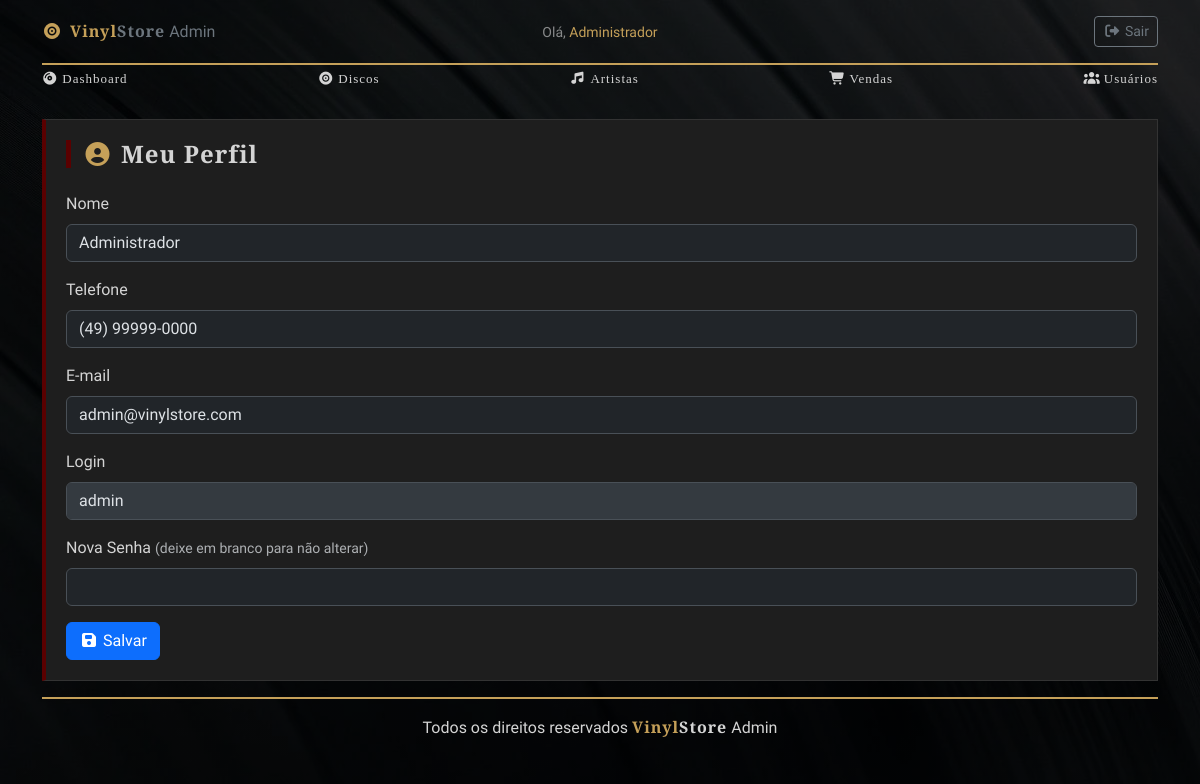
The app's page /perfil.php (signed in) with its own data.
### tables this page shows
CREATE TABLE IF NOT EXISTS `usuarios` (
  `id` int NOT NULL AUTO_INCREMENT,
  `nome` varchar(100) NOT NULL,
  `telefone` varchar(20) DEFAULT NULL,
  `email` varchar(100) NOT NULL,
  `login` varchar(50) NOT NULL,
  `senha` varchar(255) NOT NULL,
  PRIMARY KEY (`id`),
  UNIQUE KEY `login` (`login`)
);

### database/db.class.php (called while the page is built, shortened)
<?php
class db
{
    private $host = 'localhost';
    private $user = 'root';
    private $password = '';
    private $port = '3306';
    private $dbname = 'db_pweb1_discos';
    private $table_name;
    private $conn;
    public function __construct($table_name)
    {
        $this->table_name = $table_name;
        $this->conn = $this->connect();
    }
    private function connect()
    {
        try {
            $pdo = new PDO(
                "mysql:host=$this->host;dbname=$this->dbname;port=$this->port;charset=utf8",
                $this->user,
                $this->password
            );
            $pdo->setAttribute(PDO::ATTR_ERRMODE, PDO::ERRMODE_EXCEPTION);
            return $pdo;
        } catch (PDOException $e) {
            die('Erro na conexão: ' . $e->getMessage());
        }
    }
    public function find($id)
    {
        $sql = "SELECT * FROM $this->table_name WHERE id = ?";
        $st = $this->conn->prepare($sql);
        $st->execute([$id]);
        return $st->fetchObject();
    }
}

### perfil.php (the view, shortened to what this page needs)
<?php
include 'header.php';
include_once 'database/db.class.php';
$db = new db('usuarios');
$usuario = $db->find($_SESSION['usuario_id']);
?>
<div class="glass-effect">
    <h4 class="fw-bold mb-4">
        <i class="fa-solid fa-circle-user me-2" style="color:#c5a059"></i>Meu Perfil
    </h4>
    <form method="POST">
        <div class="mb-3">
            <label class="form-label">Nome</label>
            <input type="text" name="nome" class="form-control"
                   value="<?= $usuario->nome ?>">
        </div>
        <div class="mb-3">
            <label class="form-label">Telefone</label>
            <input type="text" name="telefone" class="form-control"
                   value="<?= $usuario->telefone ?? '' ?>">
        </div>
        <div class="mb-3">
            <label class="form-label">E-mail</label>
            <input type="email" name="email" class="form-control"
                   value="<?= $usuario->email ?>">
        </div>
        <div class="mb-3">
            <label class="form-label">Login</label>
            <input type="text" class="form-control" value="<?= $usuario->login ?>" disabled>
        </div>
        <div class="mb-3">
            <label class="form-label">Nova Senha <small class="text-muted">(deixe em branco para não alterar)</small></label>
            <input type="password" name="senha" class="form-control">
        </div>
        <button type="submit" class="btn btn-primary">
            <i class="fa-solid fa-floppy-disk me-1"></i>Salvar
        </button>
    </form>
</div>
<?php include 'footer.php'; ?>

### header.php (style rules this page uses)
:root { --gothic-red: #5a0000; --gothic-gold: #c5a059; --dark-bg: #121212; --card-bg: #1e1e1e; }
body { background-color: var(--dark-bg); background-image: linear-gradient(rgba(0,0,0,0.7), rgba(0,0,0,0.7)), url('/pweb_1_av02/site/admin/background_vinyl.webp'); background-size: cover; background-position: center; background-attachment: fixed; color: #d4d4d4; font-family: 'Special Elite', cursive; }
h1, h2, h3, h4, h5, strong { font-family: 'Cinzel', serif; letter-spacing: 1px; }
.glass-effect { background-color: var(--card-bg); border: 1px solid #333; border-left: 4px solid var(--gothic-red); padding: 20px; margin-top: 20px; transition: 0.4s; }
.glass-effect h4 { border-left: 5px solid var(--gothic-red); padding-left: 12px; }

### records on screen
usuarios: nome "Administrador", telefone "(49) 99999-0000", email "admin@vinylstore.com", login "admin"

### other values on screen
$_SESSION['usuario_nome'] "Administrador"
